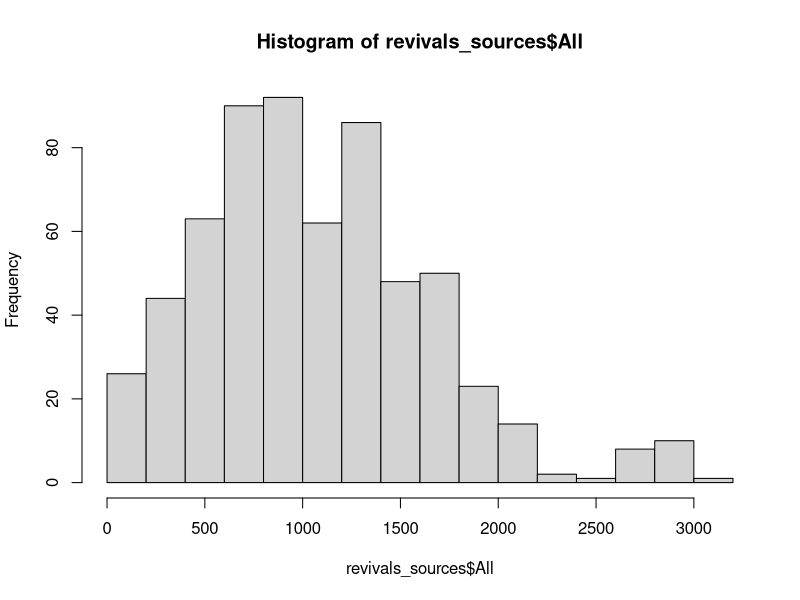
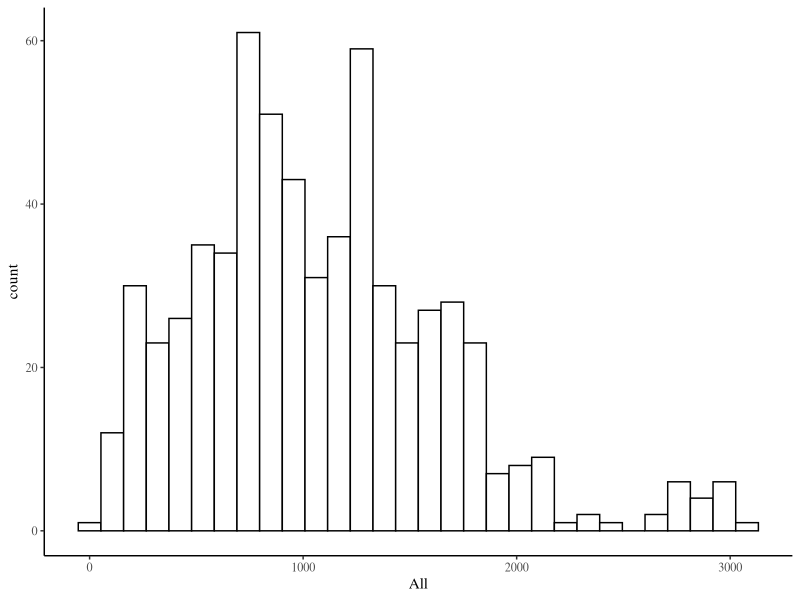
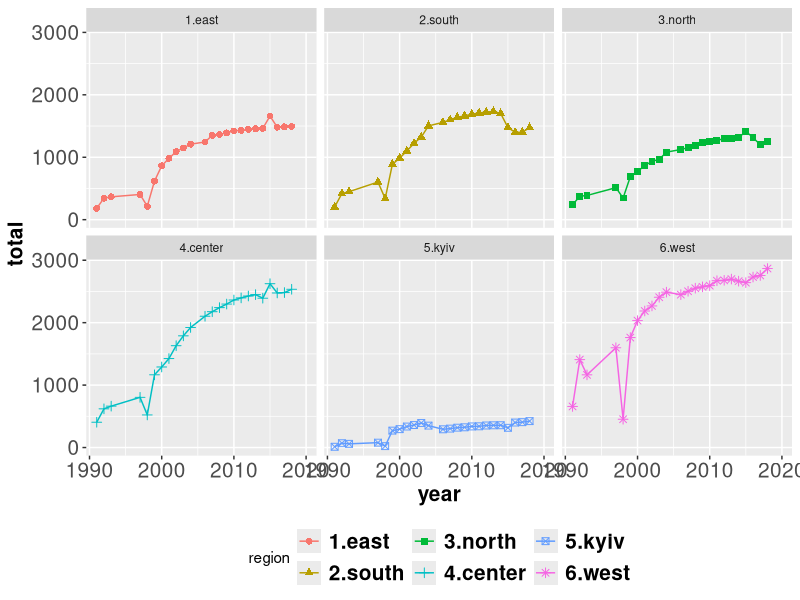
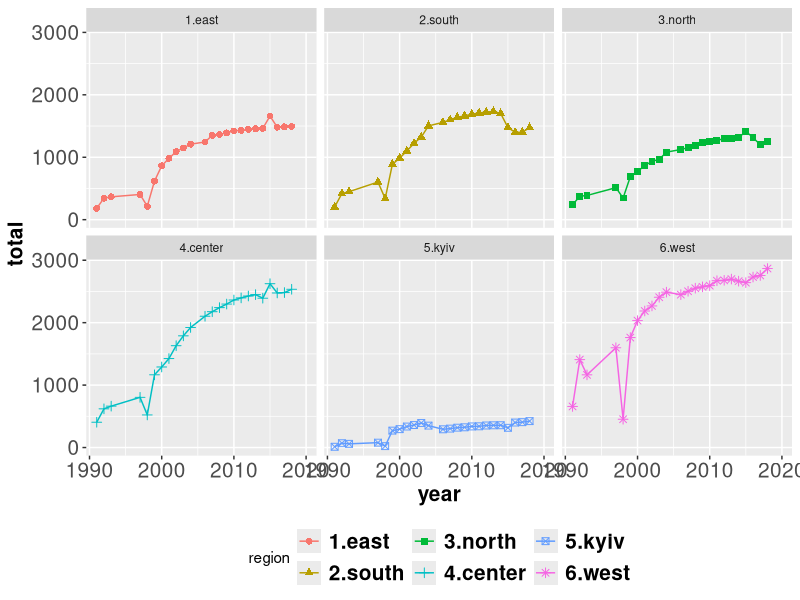

Source code (R) for these figures, in order:
#************************************************************************************************

#Spatial Analysis of Contemporary Religious Diversity in Ukraine (SACRED-Ukraine)

#************************************************************************************************
#
library(readxl)  #to read xlsx
library(tidyverse)
library(haven)
library(labelled)
library(here)
library(reshape)
#
#************************************************************************************************
#PART 1 #	Religious communities 1991-2015 (used for Brik, 2019)
#************************************************************************************************

sheet_name <- c("PART1", "PART2")

revivals_sources <- read_excel(here::here("SACRED_Ukraine_data1.xlsx"),sheet=sheet_name[2])

dim(revivals_sources)
head(revivals_sources)
str(revivals_sources)

#
#LIBERAL APPROACH HERE 
#TREAT ALL TYPES AS EQUAL (active,)
names(revivals_sources)


revivals_sources <- revivals_sources %>% mutate(Prot_sum = rowSums(.[grep("Prot", names(.))], na.rm = T)) %>% 
                                         mutate(Cath_sum = rowSums(.[grep("Cath", names(.))], na.rm = T)) %>% 
                                         mutate(Orth_sum = rowSums(.[grep("Orth", names(.))], na.rm = T))

#By region
revivals_sources <- revivals_sources %>% mutate(region=recode(Oblast, "Donetska oblast"="1.east",
                                                "Luganska oblast"="1.east",
                                                "Kharkivska oblast"="1.east",
                                                "Volynska oblast"="6.west",
                                                "Zakarpatska oblast"="6.west",
                                                "Rivnenska oblast"="6.west",
                                                "Ternopilska oblast"="6.west",
                                                "Chernivetska oblast"="6.west",
                                                "Ivano-Frankivska oblast"="6.west",
                                                "Lvivska oblast"="6.west",
                                                "Kyiv city"="5.kyiv",
                                                "Mykolaivska oblast"="2.south",
                                                "Odesska oblast"="2.south",
                                                "Zaporizska oblast"="2.south",
                                                "Khersonska oblast"="2.south",
                                                "Crimea, Autonomy Republic"="2.south",
                                                "Khmelnitska oblast"="4.center",
                                                "Cherkasska oblast"="4.center",
                                                "Kirovogradska oblast"="4.center",
                                                "Vynnytska oblast"="4.center",
                                                "Poltavska oblast"="4.center",
                                                "Dnipropetrovska oblast"="4.center",
                                                "Zhytomyrska oblast"="3.north",
                                                "Chernigivska oblast"="3.north",
                                                "Kyivska oblast"="3.north",
                                                "Sumska oblast"="3.north"))
#
table(revivals_sources$Oblast,revivals_sources$region)
tbl_reg <- table(revivals_sources$Oblast,revivals_sources$region)
tbl_reg <- as.matrix(tbl_reg)
reg_descr <- tbl_reg[order(-tbl_reg[,1],-tbl_reg[,2], -tbl_reg[,3], -tbl_reg[,4], -tbl_reg[,5], -tbl_reg[,6]),]
reg_descr

#
hist(revivals_sources$All)
p<-ggplot(revivals_sources, aes(x=All)) + 
  geom_histogram(color="black", fill="white") + 
  theme_bw() +
  theme(panel.grid.major = element_blank(),
        panel.grid.minor = element_blank(),
        panel.border = element_blank(),
        axis.line = element_line(),
        text = element_text(family = 'Times'))
p

#
tapply(revivals_sources$Prot_sum, revivals_sources$year,sum)

result_table <- revivals_sources %>%       # Specify your table
  group_by(region, year) %>%      # Specify your groups (two variables in your case)
  summarize(aver  = mean(Prot_sum),         # Calculate mean for your groups
            total = sum(Prot_sum))           # Calcualte sd for your groups

prot_p<-ggplot(data = result_table, aes(x = year, y = total, shape = region, colour=region)) + 
  geom_line() + xlim(1991,2020)+
  geom_point(size=2)+
  theme(legend.position = "bottom",legend.text = element_text(size=15, face="bold"),
        axis.text=element_text(size=15),
        axis.title=element_text(size=15,face="bold")) +
  facet_wrap(~region)
prot_p

jpeg("REVIVALS_data1_delete1998.jpeg", res = 300, width=3000, height=1500)
prot_p
dev.off()


#RESULT - very bad quality for 1998! Get rid of this year

#
revivals_sources_final <- revivals_sources %>% 
                            filter(year!=1998)

table(revivals_sources_final$year)

tbl_reg <- table(revivals_sources_final$Oblast,revivals_sources_final$region)
tbl_reg <- as.matrix(tbl_reg)
reg_descr <- tbl_reg[order(-tbl_reg[,1],-tbl_reg[,2], -tbl_reg[,3], -tbl_reg[,4], -tbl_reg[,5], -tbl_reg[,6]),]
reg_descr

summary(revivals_sources_final$All)
names(revivals_sources_final)

revivals_sources_final %>%
  group_by(region) %>%
  summarise(mean = mean(Orth_sum), sd=sd(Orth_sum), min=min(Orth_sum), max=max(Orth_sum), n = n())

revivals_sources_final %>%
  group_by(region) %>%
  summarise(mean = mean(Cath_sum), sd=sd(Cath_sum), min=min(Cath_sum), max=max(Cath_sum), n = n())

revivals_sources_final %>%
  group_by(region) %>%
  summarise(mean = mean(Prot_sum), sd=sd(Prot_sum), min=min(Prot_sum), max=max(Prot_sum), n = n())

revivals_sources_final %>% 
  filter(Prot_sum==553) 

# check_sum <- revivals_sources_final %>% 
#                select(starts_with("Prot_")) %>% 
#                filter(Prot_sum==553) 
# 
# write.csv(check_sum,"sacred_check_sum.csv")
